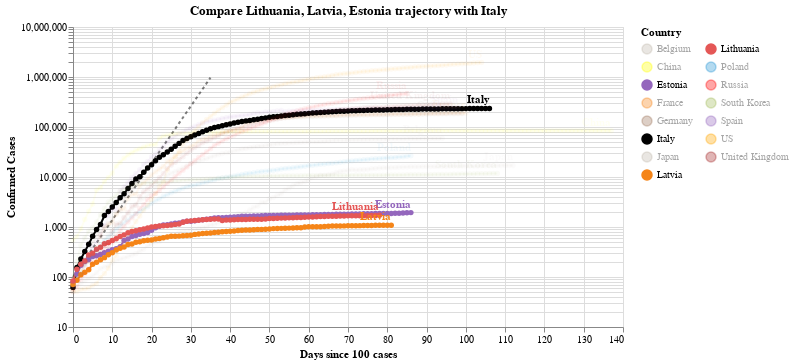

This figure's notebook cell:
### Code cell
#hide_input
chart3 = make_since_chart(dff2, ['Lithuania', 'Latvia', 'Estonia'], baseline_countries)
chart3

### Figure 1 — Vega-Lite specification as saved in the notebook (floating-point values rounded to 4 significant figures; data arrays with more than 128 entries replaced by an {"elided": "..."} marker saying what was removed)
{"config": {"view": {"continuousWidth": 400, "continuousHeight": 300}}, "layer": [{"data": {"name": "data-628230001892d6798b50651be41d1b3e"}, "mark": {"type": "line", "color": "black", "opacity": 0.5, "strokeDash": [3, 3]}, "encoding": {"x": {"type": "quantitative", "field": "Days since 100 cases"}, "y": {"type": "quantitative", "field": "Confirmed Cases"}}}, {"data": {"name": "data-5909684ef2028e7b5b8865697c7ca677"}, "mark": {"type": "line", "point": true}, "encoding": {"color": {"type": "nominal", "field": "Country", "legend": {"columns": 2}, "scale": {"domain": ["Belgium", "China", "Estonia", "France", "Germany", "Italy", "Japan", "Latvia", "Lithuania", "Poland", "Russia", "South Korea", "Spain", "US", "United Kingdom"], "range": ["#C1B7AD", "yellow", "#9467bd", "#F58518", "#9D755D", "black", "#C1B7AD", "#F58518", "#E45756", "#2495D3", "red", "#A1BA59", "#9467bd", "orange", "brown"]}}, "opacity": {"condition": {"value": 1, "selection": "selector002"}, "value": 0.05}, "tooltip": [{"type": "nominal", "field": "Country"}, {"type": "temporal", "field": "Date"}, {"type": "quantitative", "field": "Confirmed Cases"}, {"type": "quantitative", "field": "Days since 100 cases"}], "x": {"type": "quantitative", "field": "Days since 100 cases"}, "y": {"type": "quantitative", "field": "Confirmed Cases", "scale": {"type": "log"}}}, "selection": {"selector002": {"type": "multi", "fields": ["Country"], "bind": "legend", "init": [{"Country": "Lithuania"}, {"Country": "Latvia"}, {"Country": "Estonia"}, {"Country": "Italy"}]}}, "width": 550}, {"data": {"name": "data-5909684ef2028e7b5b8865697c7ca677"}, "mark": {"type": "text", "align": "right", "dy": -8, "fontWeight": "bold"}, "encoding": {"color": {"type": "nominal", "field": "Country", "legend": {"columns": 2}, "scale": {"domain": ["Belgium", "China", "Estonia", "France", "Germany", "Italy", "Japan", "Latvia", "Lithuania", "Poland", "Russia", "South Korea", "Spain", "US", "United Kingdom"], "range": ["#C1B7AD", "yellow", "#9467bd", "#F58518", "#9D755D", "black", "#C1B7AD", "#F58518", "#E45756", "#2495D3", "red", "#A1BA59", "#9467bd", "orange", "brown"]}}, "opacity": {"condition": {"value": 1, "selection": "selector002"}, "value": 0.05}, "text": {"type": "nominal", "field": "Country"}, "tooltip": [{"type": "nominal", "field": "Country"}, {"type": "temporal", "field": "Date"}, {"type": "quantitative", "field": "Confirmed Cases"}, {"type": "quantitative", "field": "Days since 100 cases"}], "x": {"type": "quantitative", "field": "Days since 100 cases"}, "y": {"type": "quantitative", "field": "Confirmed Cases", "scale": {"type": "log"}}}, "transform": [{"filter": "(datum['Date'] >= 1591488000000)"}], "width": 550}], "title": "Compare Lithuania, Latvia, Estonia trajectory with Italy", "$schema": "https://vega.github.io/schema/vega-lite/v4.0.2.json", "datasets": {"data-628230001892d6798b50651be41d1b3e": [{"Days since 100 cases": 0, "Confirmed Cases": 100.0}, {"Days since 100 cases": 1, "Confirmed Cases": 130.0}, {"Days since 100 cases": 2, "Confirmed Cases": 169.0}, {"Days since 100 cases": 3, "Confirmed Cases": 219.7}, {"Days since 100 cases": 4, "Confirmed Cases": 285.6}, {"Days since 100 cases": 5, "Confirmed Cases": 371.3}, {"Days since 100 cases": 6, "Confirmed Cases": 482.7}, {"Days since 100 cases": 7, "Confirmed Cases": 627.5}, {"Days since 100 cases": 8, "Confirmed Cases": 815.7}, {"Days since 100 cases": 9, "Confirmed Cases": 1060.0}, {"Days since 100 cases": 10, "Confirmed Cases": 1379.0}, {"Days since 100 cases": 11, "Confirmed Cases": 1792.0}, {"Days since 100 cases": 12, "Confirmed Cases": 2330.0}, {"Days since 100 cases": 13, "Confirmed Cases": 3029.0}, {"Days since 100 cases": 14, "Confirmed Cases": 3937.0}, {"Days since 100 cases": 15, "Confirmed Cases": 5119.0}, {"Days since 100 cases": 16, "Confirmed Cases": 6654.0}, {"Days since 100 cases": 17, "Confirmed Cases": 8650.0}, {"Days since 100 cases": 18, "Confirmed Cases": 11250.0}, {"Days since 100 cases": 19, "Confirmed Cases": 14620.0}, {"Days since 100 cases": 20, "Confirmed Cases": 19000.0}, {"Days since 100 cases": 21, "Confirmed Cases": 24710.0}, {"Days since 100 cases": 22, "Confirmed Cases": 32120.0}, {"Days since 100 cases": 23, "Confirmed Cases": 41750.0}, {"Days since 100 cases": 24, "Confirmed Cases": 54280.0}, {"Days since 100 cases": 25, "Confirmed Cases": 70560.0}, {"Days since 100 cases": 26, "Confirmed Cases": 91730.0}, {"Days since 100 cases": 27, "Confirmed Cases": 119300.0}, {"Days since 100 cases": 28, "Confirmed Cases": 155000.0}, {"Days since 100 cases": 29, "Confirmed Cases": 201500.0}, {"Days since 100 cases": 30, "Confirmed Cases": 262000.0}, {"Days since 100 cases": 31, "Confirmed Cases": 340600.0}, {"Days since 100 cases": 32, "Confirmed Cases": 442800.0}, {"Days since 100 cases": 33, "Confirmed Cases": 575600.0}, {"Days since 100 cases": 34, "Confirmed Cases": 748300.0}, {"Days since 100 cases": 35, "Confirmed Cases": 972800.0}], "data-5909684ef2028e7b5b8865697c7ca677": {"elided": "1485 records"}}}
